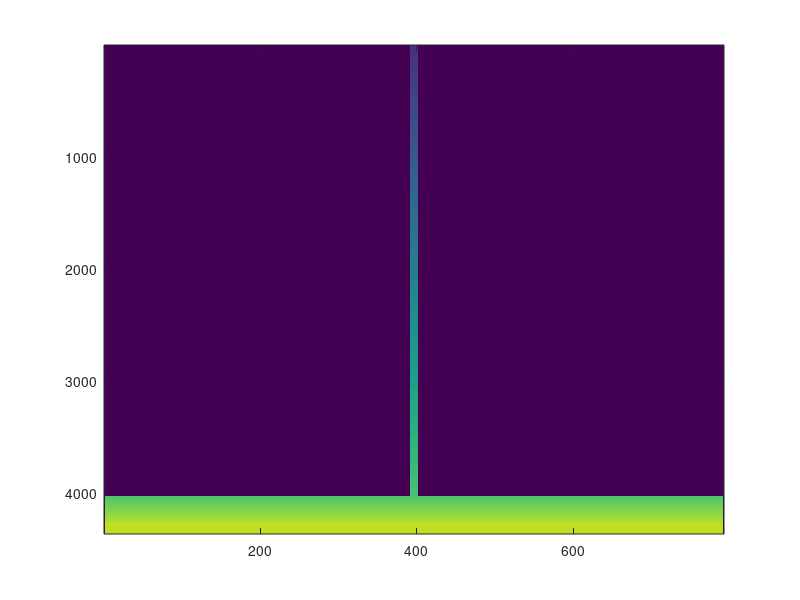
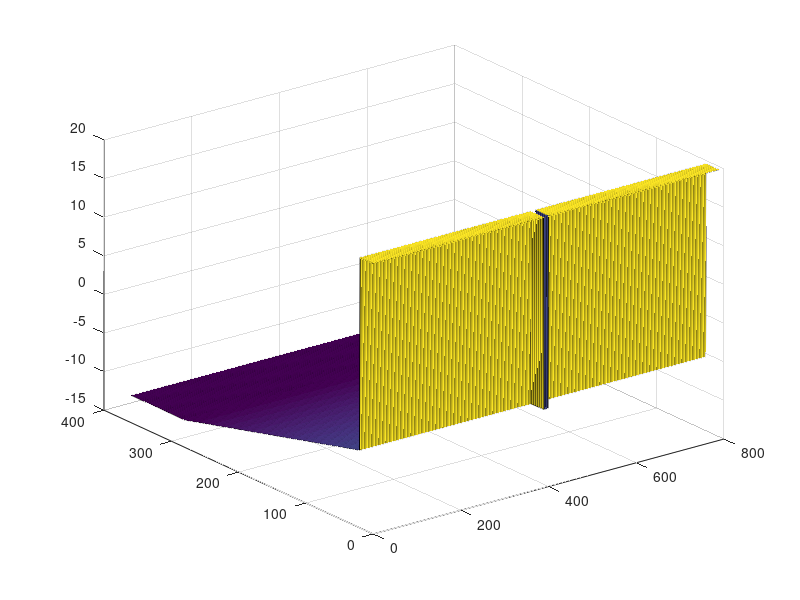

Here is the MATLAB script that generated these plots, in order: (Note: this script raises an error after producing the figures.)
% Date: 15/03/2022
% Author: ERS

% This script defines and exports depth file for use in all delta threshold
% tests. To be read for grid cell corners set to "dp".

% V2 (16/03/2022) - amended to increase channel length and offshore extent,
% and adjust basin to match channel slope but with steeper beach region.

% V3 (17/03/2022) - redefining basin to have steeper initial slope followed
% by shallower outer basin rather than other way round.

% V4 (18/03/2022) - reduced offshore extent due to use of smaller Riemann
% boundary values. Also widened domain to allow for larger deltas and
% introduced random perturbations.

% V5 (23/03/2022) - Steepened channel from 1:12500 (8E-05) to 1:10000
% (1E-04).

% V6 (29/03/2022) - Added additional output for same bathy with only the
% most-downstream 20 km of channel included.

% V7 (24/05/2022) - Added additonal output for same bathy with the channel
% altogether removed (for use with Riemann discharge boundary tests).

% V8 (24/08/2022) - Completely overhauled. This script now writes
% bathymetry for revised grid (50 × 50) and domain (same channel dims,
% 24.05 × 12 km basin). Also adapted for data to be read at cell centres
% (dpsopt = dp rather than dpsopt = mean).

% V9 (31/08/2022) - Increased basin slope from 1:1000 to 1:500.

% V10 (07/09/2022) - Replacing sloped beach with constant +10 m landmass
% as beach seemed to be causing issues with too-high velocity or water
% level changes shutting down simulations during flood tide.

% V11 (27/09/2022) - Overhauled for locally coarsened grid. Also made
% channel twice as steep (from 1 in 10000 to 1 in 5000). Beach raised to 25
% m so as not to be flooded by cold start WL.

% V12 (28/09/2022) - Due to identified stability issues related to high
% discharge velocities (in V10 bathymetry), am dropping entire bed by 2.5 m

% V13 (25/10/2022) - Overhauling again to revert to finer grid.

% V14 (24/11/2022) - Adapting to something closer to the 25 m grid from
% second convergence tests, using a 100 km channel for now. Channel may be
% shortened depending on results of large tidal sim (once I know how far up
% the channel the tidal signal will propogate). May also encounter issues
% with computational efficiency here.
%    This version also adapted to output subdivided dep files for DD sims.

%% DEFINE BATHYMETRY
% Define empty matrix for bathy
dttBathymetry = zeros(4362, 792);

% Set all cells to -999
dttBathymetry(:,:) = -999;

% Channel (slope 1 in 5000)
for ii = 1:4020
    dttBathymetry(ii+1, 392:401) = -15.105 + ii * 0.005;
end

% Beach
dttBathymetry(4002:4021, 1:391) = -20.0;
dttBathymetry(4002:4021, 402:end-1) = -20.0;

% Basin slope (1 in 1000)
for ii = 0:259
    dttBathymetry(ii + 4022, 1:end-1) = 5.0125 + ii * 0.025;
end

% alternative power law profile
% for ii = 0:259
%     dttBathymetry(ii + 4022, 1:end-1) = 5 + ((ii*25) + 12.5)^(1/4);
% end

% Basin flat
dttBathymetry(4282:end-1, 1:end-1) = 11.5;

% alternative power law profile
% dttBathymetry(4282:end-1, 1:end-1) = 13.97469;

% Define random perturbation (0 to 50 mm additional depth)
p = 0.05*rand(4362, 792);

% Remove perturbation from inactive cells, beach, and channel
p(1:4021, 1:391) = 0;
p(1:4021, 402:end-1) = 0;
p(1:4021, 392:401) = 0; % comment this line to INCLUDE perturbation in channel
p(:, end) = 0;
p(end, :) = 0;

% dttBathymetry = dttBathymetry + p; % comment this line to NOT INCLUDE perturbation in the model

% test for impact of first column values (not) equalling second column values
dttBathymetry(:,1) = -999; %dttBathymetry(:,2);

% View bathymetry matrix
figure(101);
imagesc(dttBathymetry, [-20 15]);

figure(102);
surface = surf(-dttBathymetry(4002:end-1, 2:end-1));
surface.EdgeColor = 'none';

%% EXPORT BATHYMETRY
% writematrix(dttBathymetry(4001:end, :), '..\MATLAB export\790x360_WAVENEST.txt', 'Delimiter', ' ') % rename file manually to *.dep

%% EXPORT/MODIFY REDUCED BATHYMETRY FOR VARIED CHANNEL LENGTHS
% dttBathymetryAdapted = dttBathymetry(3572:end, :); % manually adjust start point for desired channel length
% writematrix(dttBathymetryAdapted, '..\MATLAB export\790x789v14.txt', 'Delimiter', ' ') % rename file manually to *.dep

%% OPTIONAL CHANNEL DEPTHS FOR COARSE-GRID (dx = dy = 250m) CHANNEL
% dttBathymetry250mGridChannel_DD20 = zeros(102,3);
% dttBathymetry250mGridChannel_DD21 = zeros(102,3);
% dttBathymetry250mGridChannel_DD22 = zeros(102,3);
% dttBathymetry250mGridChannel_DD23 = zeros(102,3);
% 
% dttBathymetry250mGridChannel_DD20(:,:) = -999;
% dttBathymetry250mGridChannel_DD21(:,:) = -999;
% dttBathymetry250mGridChannel_DD22(:,:) = -999;
% dttBathymetry250mGridChannel_DD23(:,:) = -999;
% 
% for nn = 0:100
%     dttBathymetry250mGridChannel_DD20(nn+1, 1:2) = -0.125 + nn*0.05;
%     dttBathymetry250mGridChannel_DD21(nn+1, 1:2) = -5.125 + nn*0.05;
%     dttBathymetry250mGridChannel_DD22(nn+1, 1:2) = -10.125 + nn*0.05;
%     dttBathymetry250mGridChannel_DD23(nn+1, 1:2) = -15.125 + nn*0.05;
% end

% writematrix(dttBathymetry250mGridChannel_DD20, '..\MATLAB export\DD20_250m.txt', 'Delimiter', ' ');
% writematrix(dttBathymetry250mGridChannel_DD21, '..\MATLAB export\DD21_250m.txt', 'Delimiter', ' ');
% writematrix(dttBathymetry250mGridChannel_DD22, '..\MATLAB export\DD22_250m.txt', 'Delimiter', ' ');
% writematrix(dttBathymetry250mGridChannel_DD23, '..\MATLAB export\DD23_250m.txt', 'Delimiter', ' ');

%% OPTIONAL CHANNEL DEPTHS FOR 50km COARSE-GRID CHANNEL
% dttBathymetry50kmChannel_DD20 = zeros(202,3);
% dttBathymetry50kmChannel_DD20(:,:) = -999;
% for nn = 0:200
%     dttBathymetry50kmChannel_DD20(nn+1, 1:2) = -5.125 + nn*0.05;
% end
% writematrix(dttBathymetry50kmChannel_DD20, '..\MATLAB export\DD20_50km.txt', 'Delimiter', ' ');

%% ADAPT AND EXPORT BATHYMETRY FOR MANUAL DOMAIN DECOMPOSITION METHOD
% % initialize matrices
% dttBathymetryDD = cell(23,1);
% 
% dttBathymetryDD{1} = zeros(360+2,38+2);
% dttBathymetryDD{19} = zeros(360+2,38+2);
% 
% dttBathymetryDD{1}(:,:) = -999;
% dttBathymetryDD{19}(:,:) = -999;
% 
% for nn = 2:18
%     dttBathymetryDD{nn} = zeros(360+2, 42+2);
%     dttBathymetryDD{nn}(:,:) = -999;
% end
% 
% for nn = 20:23
%     dttBathymetryDD{nn} = zeros(1000+2, 10+2);
%     dttBathymetryDD{nn}(:,:) = -999;
% end
% 
% % split full bathymetry to subdomain matrices
% dttBathymetryDD{1}(1:end-1, 1:end-1) = dttBathymetry(4001:4361, 1:39);
% dttBathymetryDD{19}(1:end-1, 1:end-1) = dttBathymetry(4001:4361, 753:791);
% 
% for nn = 2:18
%     dttBathymetryDD{nn}(1:end-1, 1:end-1) = dttBathymetry(4001:4361, nn*42-45:nn*42-3);
% end
% 
% for nn = 20:23
%     dttBathymetryDD{nn}(1:end-1, 1:end-1) = dttBathymetry((nn-19)*1000-999:(nn-19)*1000+1, 391:401);
% end

%%
% writematrix(dttBathymetryDD{1}, '..\MATLAB export\DDB test v2\790x4360v14_DD1.txt', 'Delimiter', ' ');
% writematrix(dttBathymetryDD{2}, '..\MATLAB export\DDB test v2\790x4360v14_DD2.txt', 'Delimiter', ' ');
% writematrix(dttBathymetryDD{3}, '..\MATLAB export\DDB test v2\790x4360v14_DD3.txt', 'Delimiter', ' ');
% writematrix(dttBathymetryDD{4}, '..\MATLAB export\DDB test v2\790x4360v14_DD4.txt', 'Delimiter', ' ');
% writematrix(dttBathymetryDD{5}, '..\MATLAB export\DDB test v2\790x4360v14_DD5.txt', 'Delimiter', ' ');
% writematrix(dttBathymetryDD{6}, '..\MATLAB export\DDB test v2\790x4360v14_DD6.txt', 'Delimiter', ' ');
% writematrix(dttBathymetryDD{7}, '..\MATLAB export\DDB test v2\790x4360v14_DD7.txt', 'Delimiter', ' ');
% writematrix(dttBathymetryDD{8}, '..\MATLAB export\DDB test v2\790x4360v14_DD8.txt', 'Delimiter', ' ');
% writematrix(dttBathymetryDD{9}, '..\MATLAB export\DDB test v2\790x4360v14_DD9.txt', 'Delimiter', ' ');
% writematrix(dttBathymetryDD{10}, '..\MATLAB export\DDB test v2\790x4360v14_DD10.txt', 'Delimiter', ' ');
% writematrix(dttBathymetryDD{11}, '..\MATLAB export\DDB test v2\790x4360v14_DD11.txt', 'Delimiter', ' ');
% writematrix(dttBathymetryDD{12}, '..\MATLAB export\DDB test v2\790x4360v14_DD12.txt', 'Delimiter', ' ');
% writematrix(dttBathymetryDD{13}, '..\MATLAB export\DDB test v2\790x4360v14_DD13.txt', 'Delimiter', ' ');
% writematrix(dttBathymetryDD{14}, '..\MATLAB export\DDB test v2\790x4360v14_DD14.txt', 'Delimiter', ' ');
% writematrix(dttBathymetryDD{15}, '..\MATLAB export\DDB test v2\790x4360v14_DD15.txt', 'Delimiter', ' ');
% writematrix(dttBathymetryDD{16}, '..\MATLAB export\DDB test v2\790x4360v14_DD16.txt', 'Delimiter', ' ');
% writematrix(dttBathymetryDD{17}, '..\MATLAB export\DDB test v2\790x4360v14_DD17.txt', 'Delimiter', ' ');
% writematrix(dttBathymetryDD{18}, '..\MATLAB export\DDB test v2\790x4360v14_DD18.txt', 'Delimiter', ' ');
% writematrix(dttBathymetryDD{19}, '..\MATLAB export\DDB test v2\790x4360v14_DD19.txt', 'Delimiter', ' ');
% writematrix(dttBathymetryDD{23}, '..\MATLAB export\DDB test v2\790x4360v14_DD20.txt', 'Delimiter', ' '); % swapped order of bottom four to correct mistake in inital ordering
% writematrix(dttBathymetryDD{22}, '..\MATLAB export\DDB test v2\790x4360v14_DD21.txt', 'Delimiter', ' ');
% writematrix(dttBathymetryDD{21}, '..\MATLAB export\DDB test v2\790x4360v14_DD22.txt', 'Delimiter', ' ');
% writematrix(dttBathymetryDD{20}, '..\MATLAB export\DDB test v2\790x4360v14_DD23.txt', 'Delimiter', ' ');